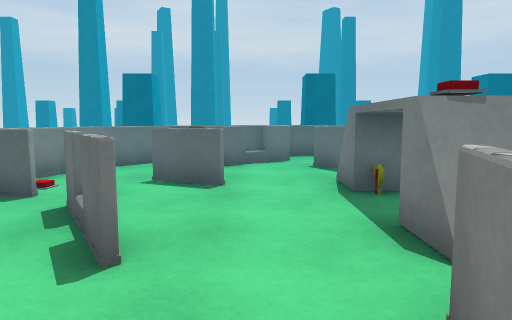
view 1 (above)

12 first-person views from a walk through a scene from a Unity 3-D project. The camera is 1.2 m above the floor, tilts 6° down and sees 70° across. The floor is counted in squares, 1 m on a side. Each view is taken from the middle of a square. On the plan, view 1 faces up. The plan holds only what a view shows up to about 15 squares ahead; the rest is blank. The place goes on beyond the plan. The player character is not drawn. Surface patterns are stand-ins for the level's own textures.

view 2
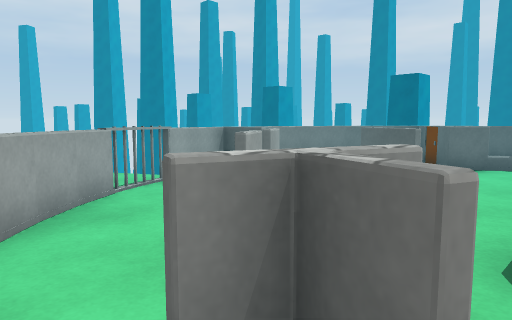

view 3
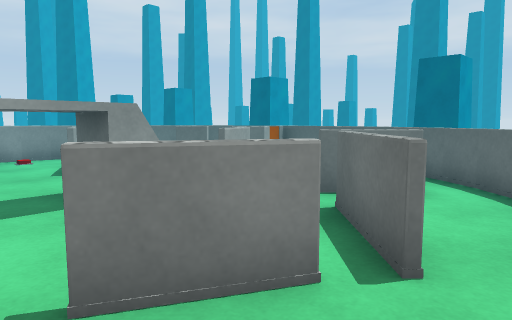

view 4
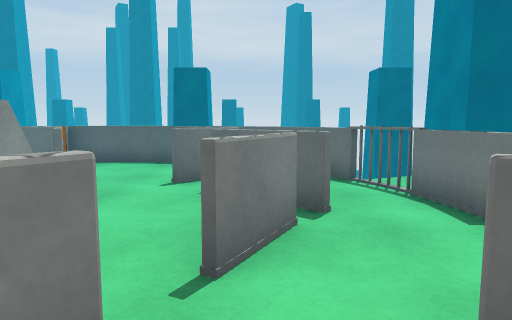

view 5
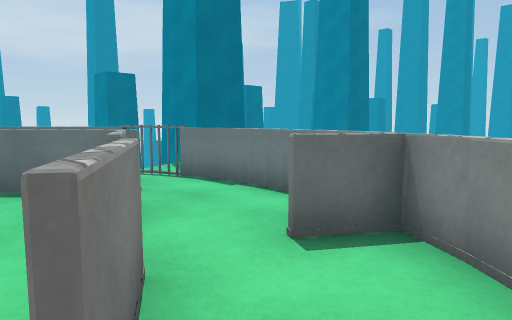

view 6
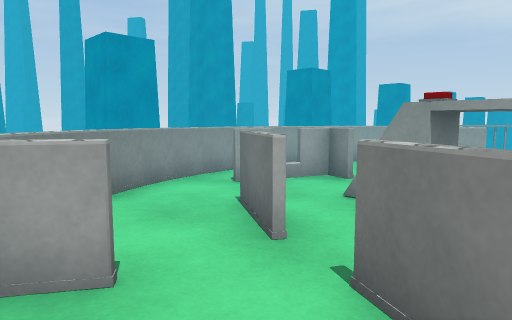

view 7
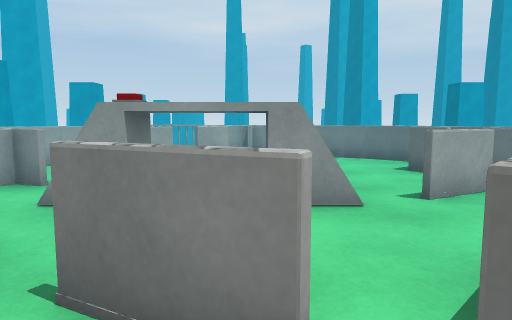

view 8
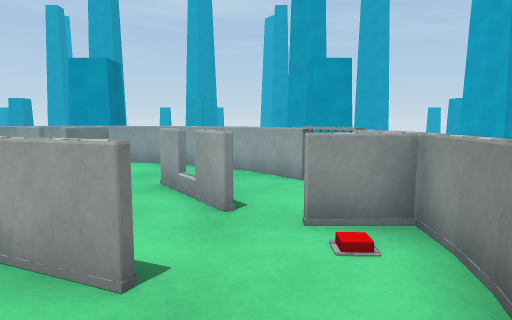

view 9
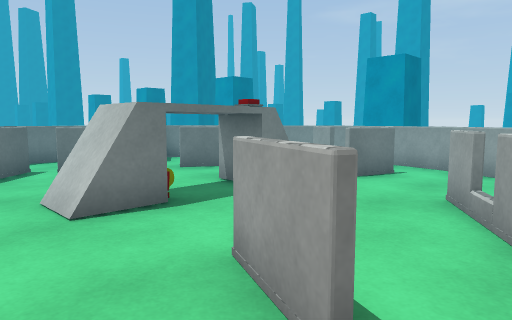

view 10
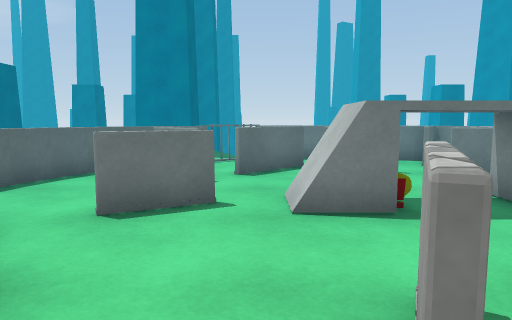

view 11
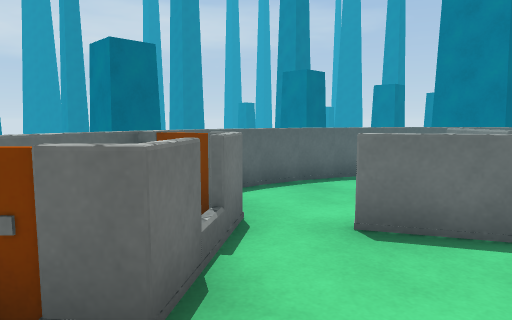

view 12
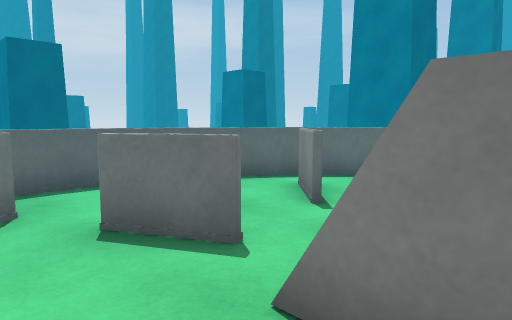

### Floor plan
Key: @ floor where view 1 was taken; # wall or solid block; x gap in a wall; . floor; = window, fence, low wall or low ledge; ^ raised ledge; v drop or lower ground; T thing the floor can be seen under or through; O other object.
Columns run from 5 left of view 1 to 11 right of it. Each row starts with its distance up from view 1.
 13      v#==v      v
 12    ###O...==    #
 11   =O.##.....=   #
 10  =..#..#..=..=v.#
  9  =.....=..#..##vv
  8 v.........#=..x
  7 =..#=..TT..x=.=
  6 #=.....^^..=..=
  5 =..#...^^..=..=
  4 x..x...O^.....v
  3 ##.#...====.#=
  2  =....##.....=
  1   =...=##...=
  0    ==@....==
 -1      v===v

Positions as (right, up) in squares from view 1, and headings:
1: (0, 0), facing up
2: (2, 0), facing up-left
3: (8, 4), facing up-left
4: (6, 2), facing up
5: (4, 1), facing up-right
6: (8, 6), facing down-left
7: (8, 6), facing left
8: (-3, 10), facing down
9: (-3, 9), facing down-right
10: (-3, 8), facing right
11: (-2, 8), facing up-right
12: (0, 6), facing up-right
